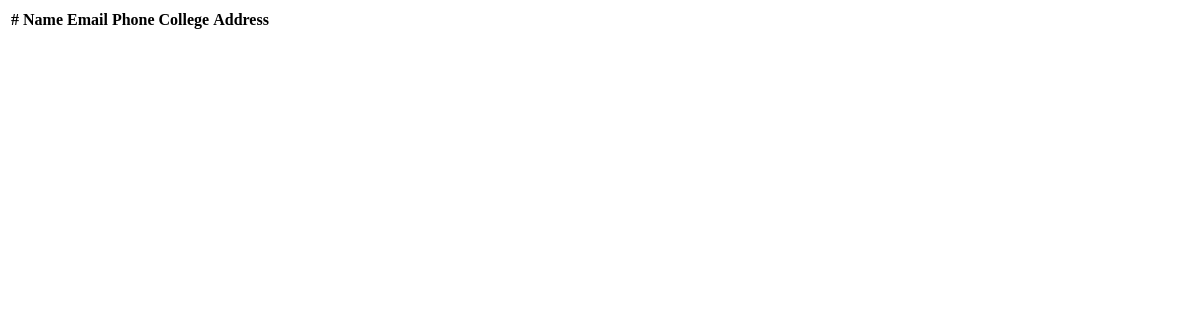
The page /Admin/ViewStudents.php on the database as committed earlier.
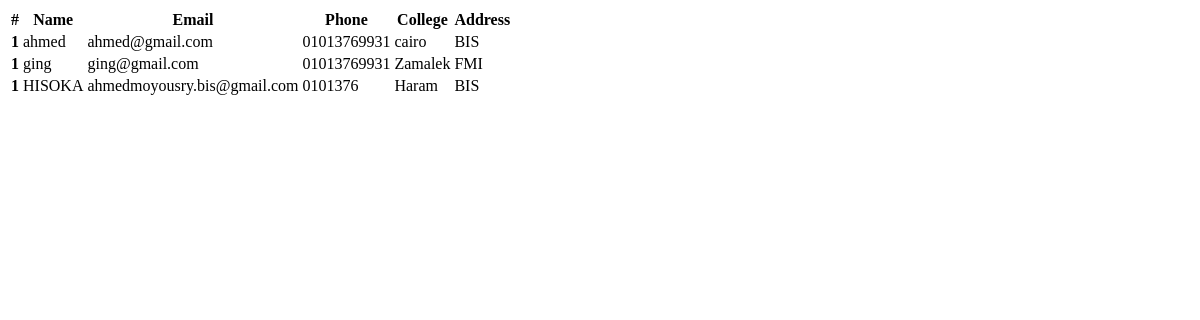
The same page on the database as committed later.
### tables this page shows
CREATE TABLE `students` (
  `id` int(11) NOT NULL,
  `student_name` varchar(255) NOT NULL,
  `email` varchar(255) NOT NULL,
  `password` varchar(255) NOT NULL,
  `phone` varchar(20) NOT NULL,
  `address` varchar(255) NOT NULL,
  `college` varchar(255) NOT NULL,
  `created_at` datetime NOT NULL DEFAULT current_timestamp()
);

### Admin/ViewStudents.php (the view, shortened to what this page needs)
<!DOCTYPE html>
<html lang="en">
<head>
</head>
<body>
    <table class="table">
        <thead>
            <tr>
                <th scope="col">#</th>
                <th scope="col">Name</th>
                <th scope="col">Email</th>
                <th scope="col">Phone</th>
                <th scope="col">College</th>
                <th scope="col">Address</th>
            </tr>
        </thead>
        <tbody>
        <?php
    $ConnectToDataBase = ConnectToDataBase();
    $SelectStataement = "SELECT * FROM `students`";
    $Query = $ConnectToDataBase->query($SelectStataement);
    foreach($Query as $Student):
            ?>
            <tr>
                <th scope="row">1</th>
                <td><?php echo $Student['student_name']; ?></td>
                <td><?php echo $Student['email']; ?></td>
                <td><?php echo $Student['phone']; ?></td>
                <td><?php echo $Student['address']; ?></td>
                <td><?php echo $Student['college']; ?></td>
            </tr>
       <?php endforeach; ?>
        </tbody>
    </table>
</body>
</html>

Rows that differ between the two databases and show on the page:
added students: student_name "ahmed", email "ahmed@gmail.com", phone "01013769931", address "cairo", college "BIS"
added students: student_name "ging", email "ging@gmail.com", phone "01013769931", address "Zamalek", college "FMI"
added students: student_name "HISOKA", email "ahmedmoyousry.bis@gmail.com", phone "0101376", address "Haram", college "BIS"
